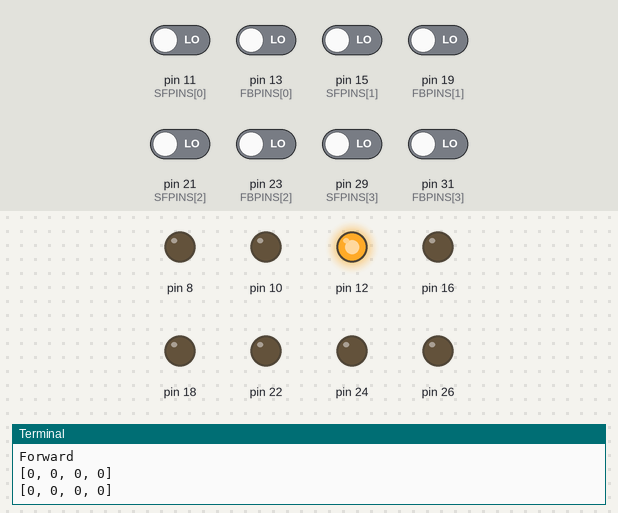
Bench run of a program on a simulated Raspberry Pi (header pin numbers). On the bench: output pins drawn as LEDs (lit = HIGH), the last lines printed to the terminal. The inputs (shaded band) are chosen by the test bench; at power-on: pin 11 (SFPINS[0]), pin 13 (FBPINS[0]), pin 15 (SFPINS[1]), pin 19 (FBPINS[1]), pin 21 (SFPINS[2]), pin 23 (FBPINS[2]), pin 29 (SFPINS[3]), pin 31 (FBPINS[3]) LOW.

Above: at 1.0 s.
At 3.0 s:
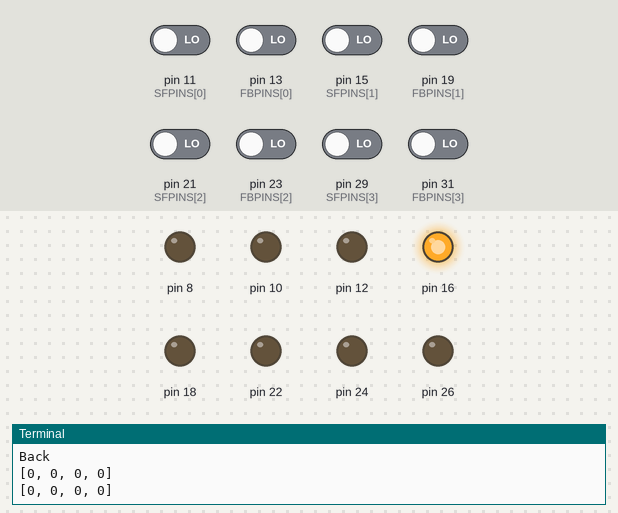
Timing chart, 0 to 5.2 s (numbered marks = the images above):
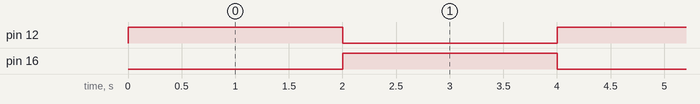

The program:

newPWM.py
```python
import RPi.GPIO as GPIO
import time

GPIO.setwarnings(False)
GPIO.setmode(GPIO.BOARD)

numMotors = 4

IN1PINS = [8,12,18,24]
IN2PINS = [10,16,22,26]
SFPINS = [11,15,21,29]
FBPINS = [13,19,23,31]

IN1PWMS = [None for x in range(numMotors)]
IN2PWMS = [None for x in range(numMotors)]

for i in range(numMotors):
	pin = IN1PINS[i]
	GPIO.setup(pin,GPIO.OUT)
	IN1PWMS[i] = GPIO.PWM(pin,100)
	IN1PWMS[i].start(0)

for i in range(numMotors):
	pin = IN2PINS[i]
	GPIO.setup(pin,GPIO.OUT)
	IN2PWMS[i] = GPIO.PWM(pin,100)
	IN2PWMS[i].start(0)

for pin in SFPINS:
	GPIO.setup(pin,GPIO.IN,pull_up_down=GPIO.PUD_DOWN)

for pin in FBPINS:
	GPIO.setup(pin,GPIO.IN,pull_up_down=GPIO.PUD_DOWN)

def motorForwards(i):
	IN1PWMS[i].ChangeDutyCycle(100)
	IN2PWMS[i].ChangeDutyCycle(0)

def motorBackwards(i):
	IN1PWMS[i].ChangeDutyCycle(0)
	IN2PWMS[i].ChangeDutyCycle(100)

def getSFFlags():
	flags = [GPIO.input(SFPINS[i]) for i in range(numMotors)]
	return(flags)

def getFBFlags():
	flags = [GPIO.input(FBPINS[i]) for i in range(numMotors)]
	return(flags)

def stopAll():
	for p in IN1PWMS:
		p.ChangeDutyCycle(0)
	for p in IN2PWMS:
		p.ChangeDutyCycle(0)

try:
	while True:
		motorForwards(1)
		print("Forward")
		print(getSFFlags())
		print(getFBFlags())
		time.sleep(2)

		motorBackwards(1)
		print("Back")
		print(getSFFlags())
		print(getFBFlags())
		time.sleep(2)

except KeyboardInterrupt:
	print("Stopped")
	stopAll()
	GPIO.cleanup()
```

Measured:
- by itself, pin 12, pin 16: alternates HIGH for 2.0 s and LOW for 2.0 s
